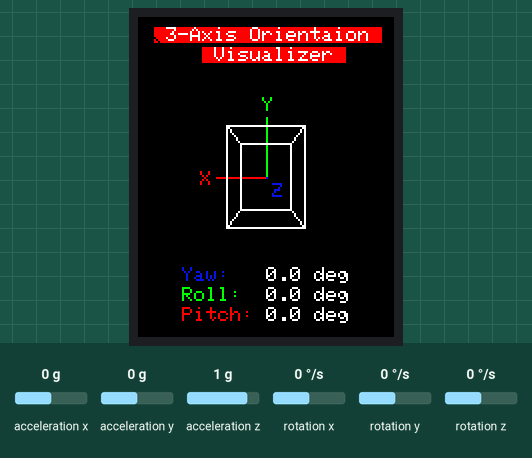
The sketch below on a simulated ESP32. Parts: 128×160 colour display. The inputs (shaded band) are chosen by the test bench; at power-on: rotation z 0 °/s, acceleration x 0 g, acceleration y 0 g, acceleration z 1 g, rotation x 0 °/s, rotation y 0 °/s. What the sketch prints to the serial monitor is not drawn.

Above: at 5.4 s.
5.5 s: rotation z set to -192 °/s
At 5.7 s:
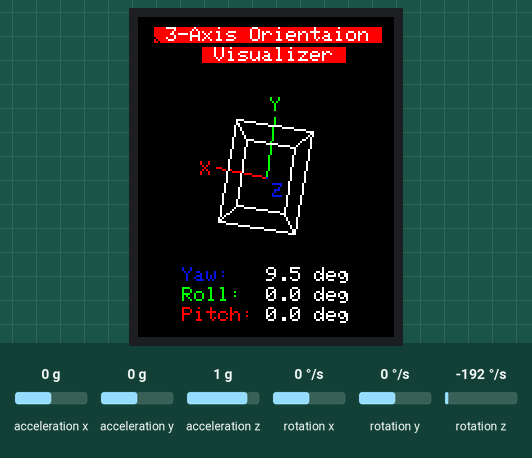
7.0 s: rotation z set to 0 °/s
At 8.4 s:
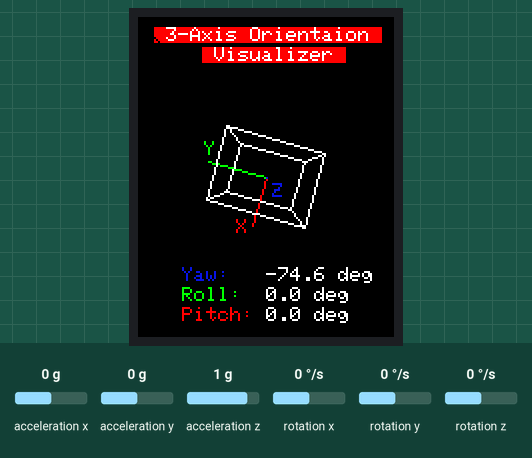
10.0 s: acceleration x set to -1.4 g
At 10.5 s:
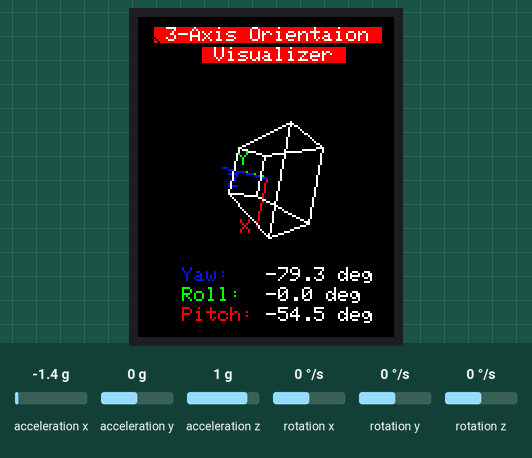
13.0 s: acceleration y set to -1.4 g
At 14.0 s:
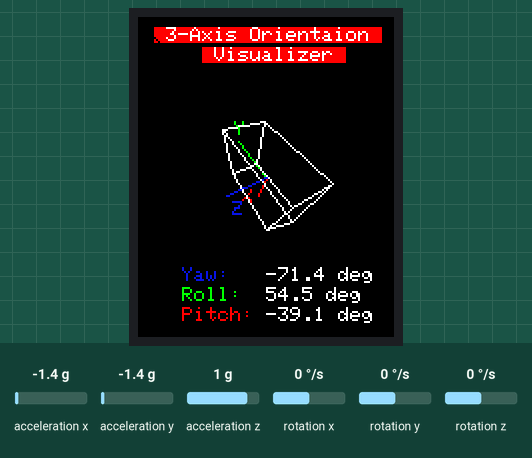
16.0 s: acceleration z set to -1.4 g
At 17.0 s:
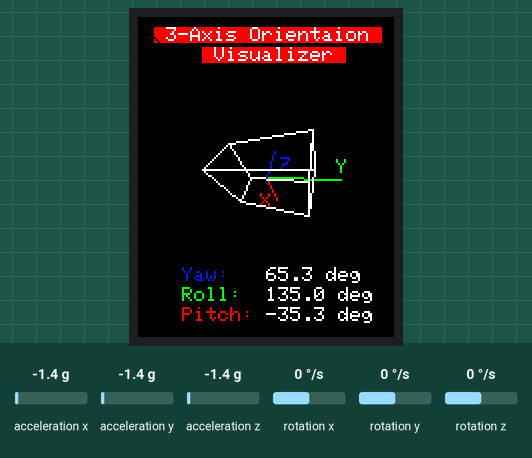
Timing chart, 0 to 19.0 s (numbered marks = the images above; inputs shaded):
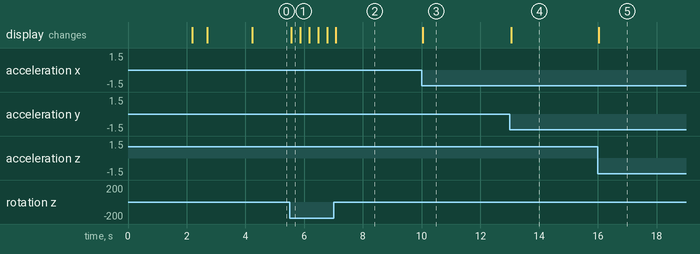

The sketch:

esp32_trion-x3.ino
```cpp
#include <Wire.h>
#include <Adafruit_GFX.h>      // Core graphics library0x0000
#include <Adafruit_ST7735.h>   // For ST7735 display
#include "MPU6050_6Axis_MotionApps20.h" // MPU6050 DMP library from jrowberg/i2cdevlib

/*

MPU6050:-
VCC       ->  3.3V
GND       ->  GND
SDA       ->  GPIO21
SCL       ->  GPIO22

ST7735:-
VCC       ->  3.3V
GND       ->  GND
CS        ->  GPIO5
RST/RES   ->  GPIO4
DC/RS/A0  ->  GPIO2
MOSI/SDA  ->  GPIO23
SCK/SCL   ->  GPIO18
LED       ->  3.3V

*/

// Define Colors
#define	RED     0xF800
#define	BLUE    0x08BC
#define	GREEN   0x07E0
#define	BLACK   0x0000
#define WHITE   0xFFFF
#define	ORANGE  0xFB20
#define VIOLET  0xD01F
#define GREEN2  0x87E0

// Define ST7735 pins
#define CS     5  // Chip select
#define RST    4  // Reset
#define DC     2  // Data/Command
Adafruit_ST7735 tft = Adafruit_ST7735(CS, DC, RST);

// MPU6050 instance
MPU6050 mpu;

// MPU6050 variables
bool dmpReady = false; // DMP initialization status
uint8_t mpuIntStatus;   // Holds actual interrupt status byte from MPU
uint8_t devStatus;      // Return status after each device operation (0 = success, !0 = error)
uint16_t packetSize;    // Expected DMP packet size (default is 42 bytes)
uint16_t fifoCount;     // Number of bytes in FIFO buffer
uint8_t fifoBuffer[64]; // FIFO storage buffer

// Orientation data
Quaternion q;           // [w, x, y, z] quaternion container
VectorFloat gravity;    // Gravity vector
float ypr[3];           // [yaw, pitch, roll] in radians

int padX = 22; // X-padding for text
int padY = 5; // Y-padding for text

int xOrigin;
int yOrigin;

// Cube size and projection scale
float height = 20;
float length = 10;
float breadth = 15;
float ratio = 3;
float fov = breadth * ratio;

// Cube cubeVertices
float cubeVertices[8][3] = {
  {-breadth, -height, -length}, {breadth, -height, -length},
  {breadth, height, -length}, {-breadth, height, -length},
  {-breadth, -height, length}, {breadth, -height, length},
  {breadth, height, length}, {-breadth, height, length}
};
float cubeProjection[8][2] = {0};

// Axes cubeVertices
float axesVertices[3][3] = {
  {-breadth - 10, 0, 0},  // X-axis
  {0, -height - 10, 0},   // Y-axis
  {0, 0, -length - 10}    // Z-axis
};
float axesProjection[3][2] = {0};

float yaw = 0;
float roll = 0;
float pitch = 0;

void setup() {
  Serial.begin(115200);
  Serial.println(ST7735_ORANGE);
  Wire.begin(); // Initialize I2C

  // Initialize ST7735 display
  tft.initR(INITR_BLACKTAB);
  tft.setRotation(0); // Set orientation to portrait

  showSplashScreen();

  // Set center origin coordinates for the cube
  xOrigin = tft.width() * 1/2;
  yOrigin = tft.height() * 3/6;

  initMPU();
  initInfo();
}

void loop() {
  if (!dmpReady) return;

  // Get DMP data
  fifoCount = mpu.getFIFOCount();

  // Check for FIFO overflow
  if ((mpuIntStatus = mpu.getIntStatus()) & 0x10 || fifoCount == 1024) {
    mpu.resetFIFO();
    Serial.println("FIFO overflow!");
    return;
  }

  // Wait for enough data in FIFO
  if (fifoCount < packetSize) return;

  // Read data from FIFO
  mpu.getFIFOBytes(fifoBuffer, packetSize);

  // Get orientation data from DMP
  mpu.dmpGetQuaternion(&q, fifoBuffer);
  mpu.dmpGetGravity(&gravity, &q);
  mpu.dmpGetYawPitchRoll(ypr, &q, &gravity);


  // Check for motion detection
  // if (mpu.getIntStatus() & 0x02) { // DMP interrupt bit for motion detection
  //   motionDetected = true;
  // } else {
  //   motionDetected = false;
  // }

  if (detectMotion()) {
    drawAxes();
    drawCube();
    updateRotationInfo();
  }
}

bool detectMotion() {
  bool motion = false;
  // Check and update if any value changed
  if (yaw > ypr[0] + 0.05 || yaw < ypr[0] - 0.05) {
    motion = true;
    yaw = ypr[0];
  }
  if (pitch > ypr[1] + 0.05 || pitch < ypr[1] - 0.05) {
    motion = true;
    pitch = ypr[1];
  }
  if (roll < -ypr[2] + 0.05 || roll > -ypr[2] - 0.05) {
    motion = true;
    roll = -ypr[2];
  }

  return motion;
}

void drawCube() {
  // Remove previous cube from screen by drawing black lines over it
  for (int i = 0; i < 4; i++) {
    tft.drawLine(cubeProjection[i][0], cubeProjection[i][1], cubeProjection[(i + 1) % 4][0], cubeProjection[(i + 1) % 4][1], BLACK);
    tft.drawLine(cubeProjection[i + 4][0], cubeProjection[i + 4][1], cubeProjection[((i + 1) % 4) + 4][0], cubeProjection[((i + 1) % 4) + 4][1], BLACK);
    tft.drawLine(cubeProjection[i][0], cubeProjection[i][1], cubeProjection[i + 4][0], cubeProjection[i + 4][1], BLACK);
  }

  // Rotate the cubeVertices based on roll, pitch, and yaw
  for (int i = 0; i < 8; i++) {
    float x = cubeVertices[i][0];
    float y = cubeVertices[i][1];
    float z = cubeVertices[i][2];

    // Rotate around X axis (pitch)
    float tempY = y * cos(pitch) - z * sin(pitch);
    z = y * sin(pitch) + z * cos(pitch);
    y = tempY;

    // Rotate around Y axis (roll)
    float tempX = x * cos(roll) + z * sin(roll);
    z = -x * sin(roll) + z * cos(roll);
    x = tempX;

    // Rotate around Z axis (yaw)
    tempX = x * cos(yaw) - y * sin(yaw);
    y = x * sin(yaw) + y * cos(yaw);
    x = tempX;

    // Apply weak perspective cubeProjection
    cubeProjection[i][0] = xOrigin + (fov * x) / (fov + z);
    cubeProjection[i][1] = yOrigin + (fov * y) / (fov + z);
  }

  // Draw cube edges
  for (int i = 0; i < 4; i++) {
    tft.drawLine(cubeProjection[i][0], cubeProjection[i][1], cubeProjection[(i + 1) % 4][0], cubeProjection[(i + 1) % 4][1], WHITE);
    tft.drawLine(cubeProjection[i + 4][0], cubeProjection[i + 4][1], cubeProjection[((i + 1) % 4) + 4][0], cubeProjection[((i + 1) % 4) + 4][1], WHITE);
    tft.drawLine(cubeProjection[i][0], cubeProjection[i][1], cubeProjection[i + 4][0], cubeProjection[i + 4][1], WHITE);
  }
}

void drawAxes() {
  // Remove previous axes from screen by drawing black lines over it
  tft.drawLine(xOrigin, yOrigin, axesProjection[0][0], axesProjection[0][1], BLACK);
  tft.drawChar(axesProjection[0][0] - 8, axesProjection[0][1] - 3, 'X', BLACK, BLACK, 1);
  tft.drawLine(xOrigin, yOrigin, axesProjection[1][0], axesProjection[1][1], BLACK);
  tft.drawChar(axesProjection[1][0] - 2, axesProjection[1][1] - 10, 'Y', BLACK, BLACK, 1);
  tft.drawLine(xOrigin, yOrigin, axesProjection[2][0], axesProjection[2][1], BLACK);
  tft.drawChar(axesProjection[2][0] + 3, axesProjection[2][1] + 3, 'Z', BLACK, BLACK, 1);

  // Rotate the axes vertices based on roll, pitch, and yaw
  for (int i = 0; i < 3; i++) {
    float x = axesVertices[i][0];
    float y = axesVertices[i][1];
    float z = axesVertices[i][2];

    // Rotate around X axis (pitch)
    float tempY = y * cos(pitch) - z * sin(pitch);
    z = y * sin(pitch) + z * cos(pitch);
    y = tempY;

    // Rotate around Y axis (roll)
    float tempX = x * cos(roll) + z * sin(roll);
    z = -x * sin(roll) + z * cos(roll);
    x = tempX;

    // Rotate around Z axis (yaw)
    tempX = x * cos(yaw) - y * sin(yaw);
    y = x * sin(yaw) + y * cos(yaw);
    x = tempX;

    // Apply weak perspective cubeProjection
    axesProjection[i][0] = xOrigin + (fov * x) / (fov + z);
    axesProjection[i][1] = yOrigin + (fov * y) / (fov + z);
  }

  // Draw X-axis
  tft.drawLine(xOrigin, yOrigin, axesProjection[0][0], axesProjection[0][1], RED);
  tft.drawChar(axesProjection[0][0] - 8, axesProjection[0][1] - 3, 'X', RED, BLACK, 1);
  // Draw Y-axis
  tft.drawLine(xOrigin, yOrigin, axesProjection[1][0], axesProjection[1][1], GREEN);
  tft.drawChar(axesProjection[1][0] - 2, axesProjection[1][1] - 10, 'Y', GREEN, BLACK, 1);
  // Draw Z-axis
  tft.drawLine(xOrigin, yOrigin, axesProjection[2][0], axesProjection[2][1], BLUE);
  tft.drawChar(axesProjection[2][0] + 3, axesProjection[2][1] + 3, 'Z', BLUE, BLACK, 1);
}

void updateRotationInfo() {
  int yPos = tft.height() - 35;
  int xPos = padX + 42;
  tft.setTextSize(1);
  tft.setCursor(xPos, yPos);
  tft.fillRect(xPos, yPos, 100, 10, BLACK);
  tft.setTextColor(WHITE);
  tft.print(radianToDegree(yaw), 1);
  tft.print(" deg");

  yPos += 10;
  tft.setCursor(xPos, yPos);
  tft.fillRect(xPos, yPos, 100, 10, BLACK);
  tft.setTextColor(WHITE);
  tft.print(radianToDegree(roll), 1);
  tft.print(" deg");

  yPos += 10;
  tft.setCursor(xPos, yPos);
  tft.fillRect(xPos, yPos, 100, 10, BLACK);
  tft.setTextColor(WHITE);
  tft.print(radianToDegree(pitch), 1);
  tft.print(" deg");
}

void initInfo() {
  tft.fillScreen(BLACK);

  // Display Title
  tft.setTextSize(1);
  tft.setTextColor(WHITE, RED);
  tft.setCursor(8, padY);
  tft.println(" 3-Axis Orientaion ");
  tft.setCursor(32, padY + 10);
  tft.println(" Visualizer ");

  int yPos = tft.height() - 35;
  tft.setCursor(padX, yPos);
  tft.setTextColor(BLUE);
  tft.print("Yaw:   ");
  tft.setTextColor(WHITE);
  tft.print("0.0 deg");

  yPos += 10;
  tft.setCursor(padX, yPos);
  tft.setTextColor(GREEN);
  tft.print("Roll:  ");
  tft.setTextColor(WHITE);
  tft.print("0.0 deg");

  yPos += 10;
  tft.setCursor(padX, yPos);
  tft.setTextColor(RED);
  tft.print("Pitch: ");
  tft.setTextColor(WHITE);
  tft.print("0.0 deg");
}

void showSplashScreen() {
  // Display name
  tft.fillScreen(ST7735_BLACK);
  tft.setTextColor(WHITE);
  tft.setTextSize(2);
  tft.setCursor(17, 30);
  tft.print("TriOn-X3" );

  // Dsiplay logo
  drawLogo();

  // Dsiplay version
  tft.setTextColor(GREEN);
  tft.setTextSize(1);
  tft.setCursor(25, 120);
  tft.print("version 1.1.0");

  delay(2000);

  // Clear screen and init text size
  tft.fillScreen(ST7735_BLACK);
  tft.setTextSize(1);
}

void drawLogo() {
  int offsetX = 12;
  int offsetY = 18;
  float scale = 0.8;
  float cube[8][2] =  { {58.66, 59.50}, {80.74, 67.95}, {80.74, 92.05}, {58.66, 100.50}, {49.93, 69.88}, {65.96, 72.48}, {65.96, 87.52}, {49.93, 90.12}};
  float axes[3][2] = { {36.95, 80.00}, {64.00, 51.00}, {88.97, 80.00}};

  tft.drawLine(64 * scale + offsetX, 80 * scale + offsetY, axes[0][0] * scale + offsetX, axes[0][1] * scale + offsetY, RED);
  tft.drawLine(64 * scale + offsetX, 80 * scale + offsetY, axes[1][0] * scale + offsetX, axes[1][1] * scale + offsetY, GREEN);
  tft.drawLine(cube[0][0] * scale + offsetX, cube[0][1] * scale + offsetY, cube[1][0] * scale + offsetX, cube[1][1] * scale + offsetY, WHITE);
  tft.drawLine(cube[1][0] * scale + offsetX, cube[1][1] * scale + offsetY, cube[2][0] * scale + offsetX, cube[2][1] * scale + offsetY, WHITE);
  tft.drawLine(cube[2][0] * scale + offsetX, cube[2][1] * scale + offsetY, cube[3][0] * scale + offsetX, cube[3][1] * scale + offsetY, WHITE);
  tft.drawLine(cube[3][0] * scale + offsetX, cube[3][1] * scale + offsetY, cube[0][0] * scale + offsetX, cube[0][1] * scale + offsetY, WHITE);
  tft.drawLine(cube[4][0] * scale + offsetX, cube[4][1] * scale + offsetY, cube[5][0] * scale + offsetX, cube[5][1] * scale + offsetY, WHITE);
  tft.drawLine(cube[5][0] * scale + offsetX, cube[5][1] * scale + offsetY, cube[6][0] * scale + offsetX, cube[6][1] * scale + offsetY, WHITE);
  tft.drawLine(cube[6][0] * scale + offsetX, cube[6][1] * scale + offsetY, cube[7][0] * scale + offsetX, cube[7][1] * scale + offsetY, WHITE);
  tft.drawLine(cube[7][0] * scale + offsetX, cube[7][1] * scale + offsetY, cube[4][0] * scale + offsetX, cube[4][1] * scale + offsetY, WHITE);
  tft.drawLine(cube[0][0] * scale + offsetX, cube[0][1] * scale + offsetY, cube[4][0] * scale + offsetX, cube[4][1] * scale + offsetY, WHITE);
  tft.drawLine(cube[1][0] * scale + offsetX, cube[1][1] * scale + offsetY, cube[5][0] * scale + offsetX, cube[5][1] * scale + offsetY, WHITE);
  tft.drawLine(cube[2][0] * scale + offsetX, cube[2][1] * scale + offsetY, cube[6][0] * scale + offsetX, cube[6][1] * scale + offsetY, WHITE);
  tft.drawLine(cube[3][0] * scale + offsetX, cube[3][1] * scale + offsetY, cube[7][0] * scale + offsetX, cube[7][1] * scale + offsetY, WHITE);
  tft.drawLine(64 * scale + offsetX, 80 * scale + offsetY, axes[2][0] * scale + offsetX, axes[2][1] * scale + offsetY, BLUE);
  tft.drawLine( axes[0][0] * scale + offsetX, axes[0][1] * scale + offsetY, (64 * scale + offsetX) * 0.9, 80 * scale + offsetY, RED);
  tft.drawLine(64 * scale + offsetX, 80 * scale + offsetY, axes[1][0] * scale + offsetX, (axes[1][1] * scale + offsetY) * 1.17, GREEN);
}

void initMPU() {
  // Initialize MPU6050
  mpu.initialize();
  if (!mpu.testConnection()) {
    Serial.println("MPU6050 not found, check wiring!");
    tft.setTextSize(2);
    tft.setTextColor(WHITE, RED);
    tft.setCursor(22, tft.height() * 4/10);
    tft.println(" ERROR ");
    tft.setTextSize(1);
    tft.setTextColor(RED);
    tft.setCursor(10, tft.height() * 6/10);
    tft.println("MPU6050 not found!");
    while (1);
  }

  tft.setTextSize(1);
  tft.setTextColor(WHITE, BLUE);
  tft.setCursor(20, tft.height() * 2/10);
  tft.println(" Startup Info ");
  tft.setTextColor(VIOLET);
  tft.setCursor(13, tft.height() * 4/10);
  tft.println("MPU6050 Detected!");

  // Load and configure the DMP
  devStatus = mpu.dmpInitialize();

  // Check DMP initialization
  if (devStatus != 0) {
    Serial.print("DMP Initialization failed (code ");
    Serial.print(devStatus);
    Serial.println(")");
    tft.fillScreen(BLACK);
    tft.setTextSize(2);
    tft.setTextColor(WHITE, RED);
    tft.setCursor(22, tft.height() * 4/10);
    tft.println(" ERROR ");
    tft.setTextSize(1);
    tft.setTextColor(RED);
    tft.setCursor(15, tft.height() * 6/10);
    tft.println("DMP INIT Failed!");
    while (1);
  }

  tft.setTextColor(ORANGE);
  tft.setCursor(6, tft.height() * 5/10);
  tft.println("Calibrating MPU6050");

  mpu.CalibrateAccel(6);  // Calibration Time: generate offsets and calibrate our MPU6050
  mpu.CalibrateGyro(6);
  mpu.PrintActiveOffsets();

  // Enable DMP
  mpu.setDMPEnabled(true);
  dmpReady = true;
  packetSize = mpu.dmpGetFIFOPacketSize();

  Serial.println("MPU6050 initialized successfully with DMP.");
  tft.setTextColor(GREEN2);
  tft.setCursor(12, tft.height() * 6/10);
  tft.println("MPU6050 DMP Ready");
  delay(1500);
}

float radianToDegree(float rad) {
  return rad * 180 / M_PI;
}
```

Measured:
- after the input at 5.5 s, the display: changes after 0.05 s (image 1)
- after the input at 10.0 s, the display: changes at once (image 3)
- after the input at 13.0 s, the display: changes at once (image 4)
- after the input at 16.0 s, the display: changes at once (image 5)
